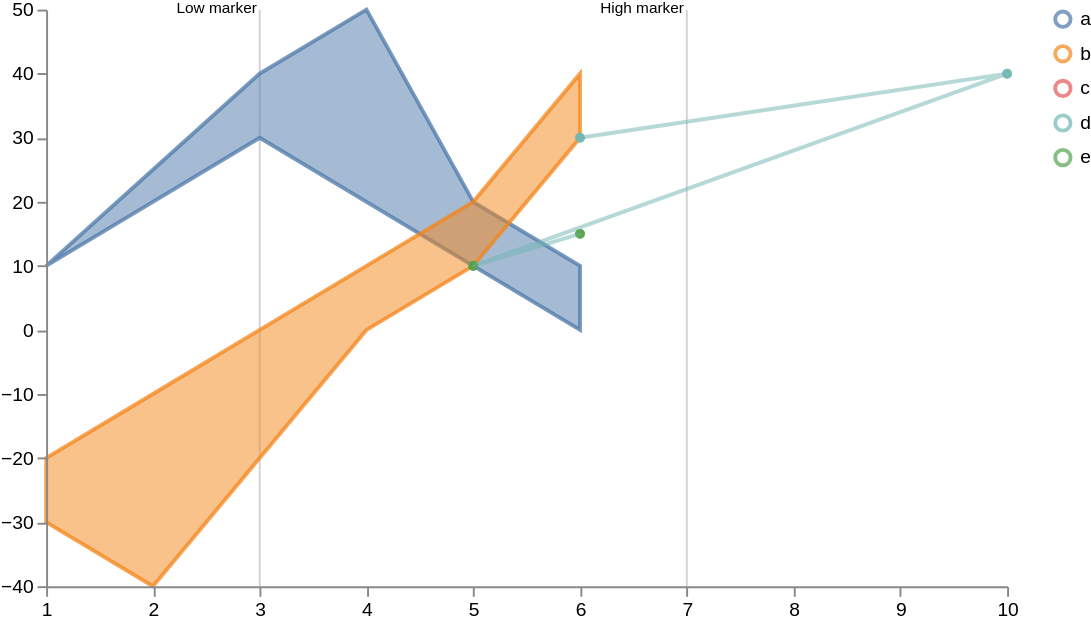

Describe this chart as a Vega-Lite specification.
### Vega specification from a JSON file in a GitHub repository (floating-point values rounded to 4 significant figures)
{"$schema": "https://vega.github.io/schema/vega/v5.json", "width": 500, "height": 300, "scales": [{"name": "xscale", "type": "linear", "range": "width", "zero": false, "domain": {"fields": [{"data": "distributions", "field": "timepoint"}, {"data": "traces", "field": "timepoint"}, {"data": "points", "field": "timepoint"}, {"data": "markers", "field": "timepoint"}]}}, {"name": "yscale", "type": "linear", "range": "height", "nice": true, "zero": true, "domain": {"fields": [{"data": "distributions", "field": "lower"}, {"data": "distributions", "field": "upper"}, {"data": "traces", "field": "value"}, {"data": "points", "field": "value"}]}}, {"name": "color", "type": "ordinal", "range": "category", "domain": {"fields": [{"data": "distributions", "field": "trajectory"}, {"data": "traces", "field": "trajectory"}, {"data": "points", "field": "trajectory"}]}}], "axes": [{"name": "x_axis", "orient": "bottom", "scale": "xscale", "zindex": 100}, {"name": "y_axis", "orient": "left", "scale": "yscale", "zindex": 100}], "signals": [{"name": "clear", "value": true, "on": [{"events": "mouseup[!event.item]", "update": "true", "force": true}]}, {"name": "shift", "value": false, "on": [{"events": "@legendSymbol:click, @legendLabel:click", "update": "event.shiftKey", "force": true}]}, {"name": "clicked", "value": null, "on": [{"events": "@legendSymbol:click, @legendLabel:click", "update": "{value: datum.value}", "force": true}]}], "legends": [{"name": "color_legend", "stroke": "color", "encode": {"symbols": {"name": "legendSymbol", "interactive": true, "update": {"fill": {"value": "transparent"}, "strokeWidth": {"value": 2}, "opacity": [{"test": "!length(data('selected')) || indata('selected', 'value', datum.value)", "value": 0.7}, {"value": 0.15}], "size": {"value": 64}}}, "labels": {"name": "legendLabel", "interactive": true, "update": {"opacity": [{"test": "!length(data('selected')) || indata('selected', 'value', datum.value)", "value": 1}, {"value": 0.25}]}}}}], "marks": [{"type": "group", "zindex": 3, "name": "_points", "from": {"facet": {"name": "points_split", "data": "points", "groupby": "trajectory"}}, "marks": [{"type": "symbol", "name": "_points_symbol", "from": {"data": "points"}, "zindex": 3, "encode": {"update": {"x": {"scale": "xscale", "field": "timepoint"}, "y": {"scale": "yscale", "field": "value"}, "size": {"value": 10}, "strokeWidth": {"value": 2}, "fill": {"scale": "color", "field": "trajectory"}, "stroke": {"scale": "color", "field": "trajectory"}, "fillOpacity": [{"test": "!length(data('selected')) || indata('selected', 'value', datum.trajectory)", "value": 0.5}, {"value": 0.15}], "strokeOpacity": [{"test": "!length(data('selected')) || indata('selected', 'value', datum.trajectory)", "value": 0.75}, {"value": 0.15}], "tooltip": {"field": "value"}}, "hover": {"fillOpacity": {"value": 0.9}}}}, {"type": "line", "name": "_points_line", "from": {"data": "points"}, "zindex": 3, "encode": {"update": {"x": {"scale": "xscale", "field": "timepoint"}, "y": {"scale": "yscale", "field": "value"}, "strokeWidth": {"value": 2}, "stroke": {"scale": "color", "field": "trajectory"}, "interpolate": {"value": "linear"}, "strokeOpacity": [{"test": "!length(data('selected')) || indata('selected', 'value', datum.trajectory)", "value": 0.3}, {"value": 0.1}]}, "hover": {"fillOpacity": {"value": 0.9}}}}]}, {"type": "group", "zindex": 2, "name": "_traces", "from": {"facet": {"name": "traces_split", "data": "traces", "groupby": "trajectory"}}, "marks": [{"type": "line", "name": "_traces_lines", "from": {"data": "traces_split"}, "encode": {"update": {"x": {"scale": "xscale", "field": "timepoint"}, "y": {"scale": "yscale", "field": "value"}, "strokeWidth": {"value": 2}, "stroke": {"scale": "color", "field": "trajectory"}, "interpolate": {"value": "linear"}, "strokeOpacity": [{"test": "!length(data('selected')) || indata('selected', 'value', datum.trajectory)", "value": 0.75}, {"value": 0.15}]}, "hover": {"fillOpacity": {"value": 0.9}}}}]}, {"type": "group", "name": "_distributions", "zindex": 1, "from": {"facet": {"name": "trajectory_split", "data": "distributions", "groupby": "trajectory"}}, "marks": [{"type": "area", "from": {"data": "trajectory_split"}, "encode": {"update": {"x": {"scale": "xscale", "field": "timepoint"}, "y": {"scale": "yscale", "field": "upper"}, "y2": {"scale": "yscale", "field": "lower"}, "interpolate": {"value": "linear"}, "strokeWidth": {"value": 2}, "fill": {"scale": "color", "field": "trajectory"}, "stroke": {"scale": "color", "field": "trajectory"}, "fillOpacity": [{"test": "!length(data('selected')) || indata('selected', 'value', datum.trajectory)", "value": 0.5}, {"value": 0.15}], "strokeOpacity": [{"test": "!length(data('selected')) || indata('selected', 'value', datum.trajectory)", "value": 0.75}, {"value": 0.15}]}, "hover": {"fillOpacity": {"value": 0.9}}}}]}, {"type": "group", "name": "_markers", "marks": [{"type": "rule", "name": "_marker text", "from": {"data": "markers"}, "encode": {"enter": {"stroke": {"value": "lightgray"}}, "update": {"x": {"scale": "xscale", "field": "timepoint"}, "y2": {"value": 0}, "y": {"signal": "height"}, "opacity": {"value": 1}}}}, {"type": "text", "name": "_marker flags", "from": {"data": "_marker text"}, "encode": {"enter": {"text": {"field": "datum.label"}, "y": {"value": 0}, "fontSize": {"value": 8}}}, "transform": [{"type": "label", "lineAnchor": "start", "as": ["x", "_y", "opacity", "align", "baseline"], "offset": [1], "size": {"signal": "[width, height]"}}]}]}], "data": [{"name": "distributions", "values": [{"timepoint": 1, "upper": 10, "lower": 10, "trajectory": "a"}, {"timepoint": 2, "upper": 20, "lower": 25, "trajectory": "a"}, {"timepoint": 3, "upper": 30, "lower": 40, "trajectory": "a"}, {"timepoint": 4, "upper": 20, "lower": 50, "trajectory": "a"}, {"timepoint": 5, "upper": 10, "lower": 20, "trajectory": "a"}, {"timepoint": 6, "upper": 0, "lower": 10, "trajectory": "a"}, {"timepoint": 1, "upper": -30, "lower": -20, "trajectory": "b"}, {"timepoint": 2, "upper": -40, "lower": -10, "trajectory": "b"}, {"timepoint": 3, "upper": -20, "lower": 0, "trajectory": "b"}, {"timepoint": 4, "upper": 0, "lower": 10, "trajectory": "b"}, {"timepoint": 5, "upper": 10, "lower": 20, "trajectory": "b"}, {"timepoint": 6, "upper": 30, "lower": 40, "trajectory": "b"}]}, {"name": "traces", "values": [{"timepoint": 6, "value": 30, "trajectory": "c"}, {"timepoint": 6, "value": 30, "trajectory": "d"}], "transform": [{"type": "filter", "expr": "isValid(datum.value)"}]}, {"name": "points", "values": [{"timepoint": 6, "value": 30, "trajectory": "d"}, {"timepoint": 10, "value": 40, "trajectory": "d"}, {"timepoint": 5, "value": 10, "trajectory": "e"}, {"timepoint": 6, "value": 15, "trajectory": "e"}]}, {"name": "markers", "values": [{"timepoint": 3, "label": "Low marker"}, {"timepoint": 7, "label": "High marker"}]}, {"name": "selected", "on": [{"trigger": "clear", "remove": true}, {"trigger": "!shift", "remove": true}, {"trigger": "!shift && clicked", "insert": "clicked"}, {"trigger": "shift && clicked", "toggle": "clicked"}]}]}
